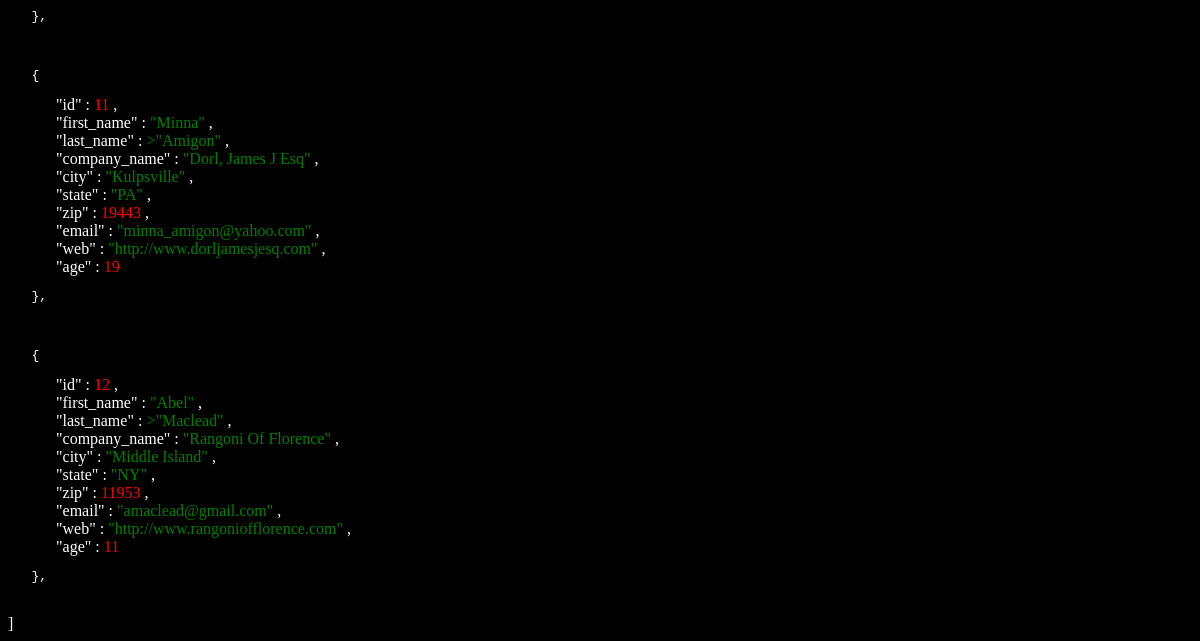
The app's page /api/users/ (lower part), older data.
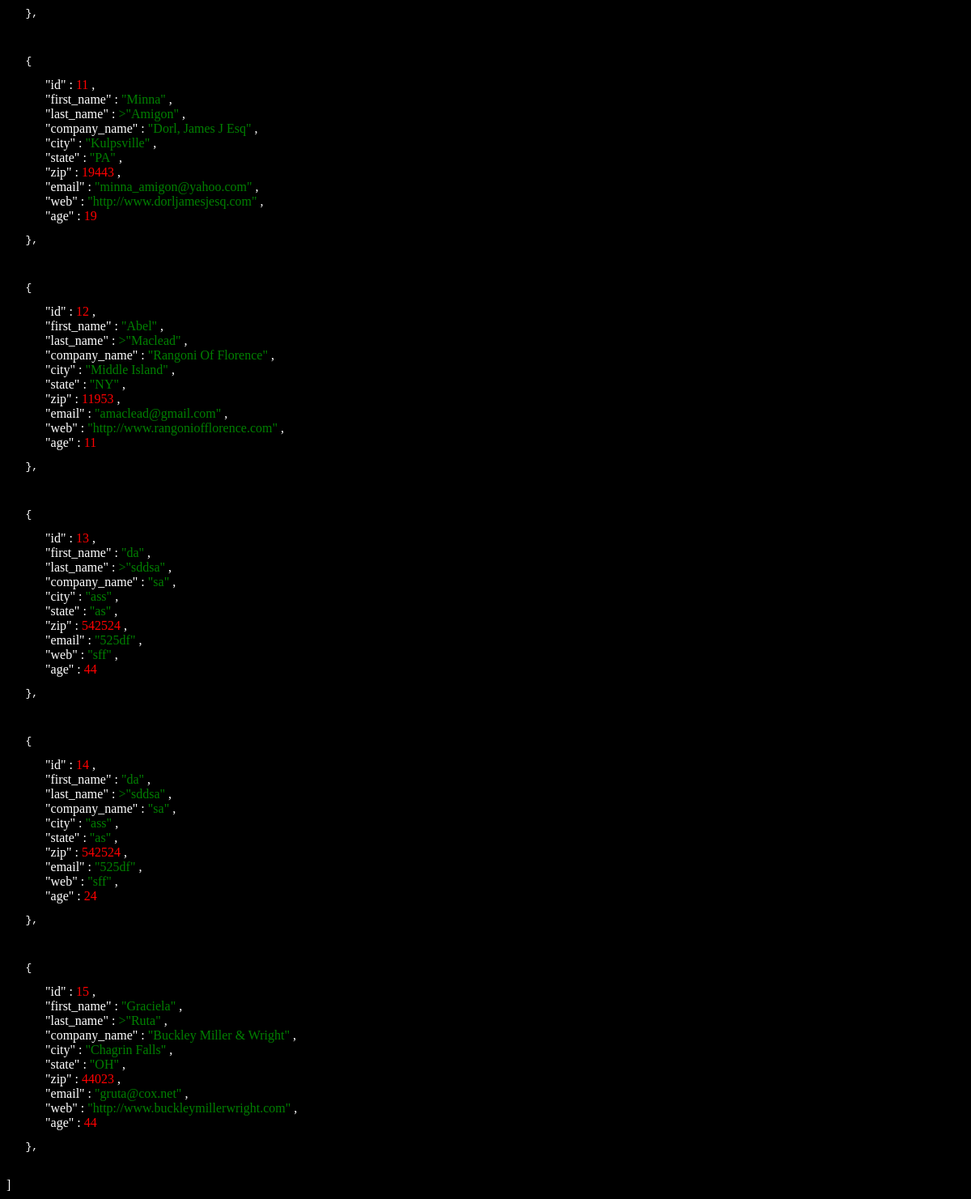
The same page, newer data.
### users/models.py (models this page shows, shortened)
class Member(models.Model):
    first_name = models.CharField(max_length=200)
    last_name = models.CharField(max_length=200)
    company_name = models.CharField(max_length=200)
    city = models.CharField(max_length=200)
    state = models.CharField(max_length=200)
    zip = models.IntegerField()
    email = models.EmailField(max_length=200)#changes
    web = models.CharField(max_length=200)
    age = models.IntegerField()

### users/views.py (the view)
# urls.py: path('users/', MemberList.as_view(),name='users'),
class MemberList(ListView):
    model = Member
    """member = Member.objects.all()
    member_paginator = Paginator(member, 10)
    page = member_paginator.get_page(1)
    context = {
        'count' : member_paginator.count,
        'page' : page
    }"""

### users/templates/users/member_list.html (shortened to what this page needs)
<body style="background-color:black;">
<txt style="color:white;">[<br></txt>{% for member in object_list %}
<txt style="color:white;"><pre>   {</pre>  "id" : </txt> <txt style="color:red;">{{member.id}}</txt>
<txt style="color:white;">,<br>"first_name" : </txt><txt style="color:green;">"{{member.first_name}}"</txt>
<txt style="color:white;"> ,<br>"last_name" : </txt><txt style="color:green;">>"{{member.last_name}}"</txt>
<txt style="color:white;">,<br>"company_name" : </txt><txt style="color:green;">"{{member.company_name}}"</txt>
<txt style="color:white;">,<br>"city" : </txt><txt style="color:green;">"{{member.city}}"</txt>
<txt style="color:white;">,<br> "state" : </txt><txt style="color:green;">"{{member.state}}"</txt>
<txt style="color:white;">,<br> "zip" : </txt><txt style="color:red;">{{member.zip}}</txt>
<txt style="color:white;">,<br>"email" : </txt><txt style="color:green;">"{{member.email}}"</txt>
<txt style="color:white;">,<br>"web" : </txt><txt style="color:green;">"{{member.web}}"</txt>
<txt style="color:white;">,<br>"age" : </txt><txt style="color: red;">{{member.age}}<br></txt>
<txt style="color:white;"><pre>   },</pre><br></txt>
{% endfor %}<txt style="color:white;"> ]</txt>
</body>

Row changes from the older to the newer data that the page shows:
added Member: id "13", first_name "da", last_name "sddsa", company_name "sa", city "ass", state "as", zip "542524", email "525df", web "sff", age "44"
added Member: id "14", first_name "da", last_name "sddsa", company_name "sa", city "ass", state "as", zip "542524", email "525df", web "sff", age "24"
added Member: id "15", first_name "Graciela", last_name "Ruta", company_name "Buckley Miller & Wright", city "Chagrin Falls", state "OH", zip "44023", email "gruta@cox.net", web "http://www.buckleymillerwright.com", age "44"
